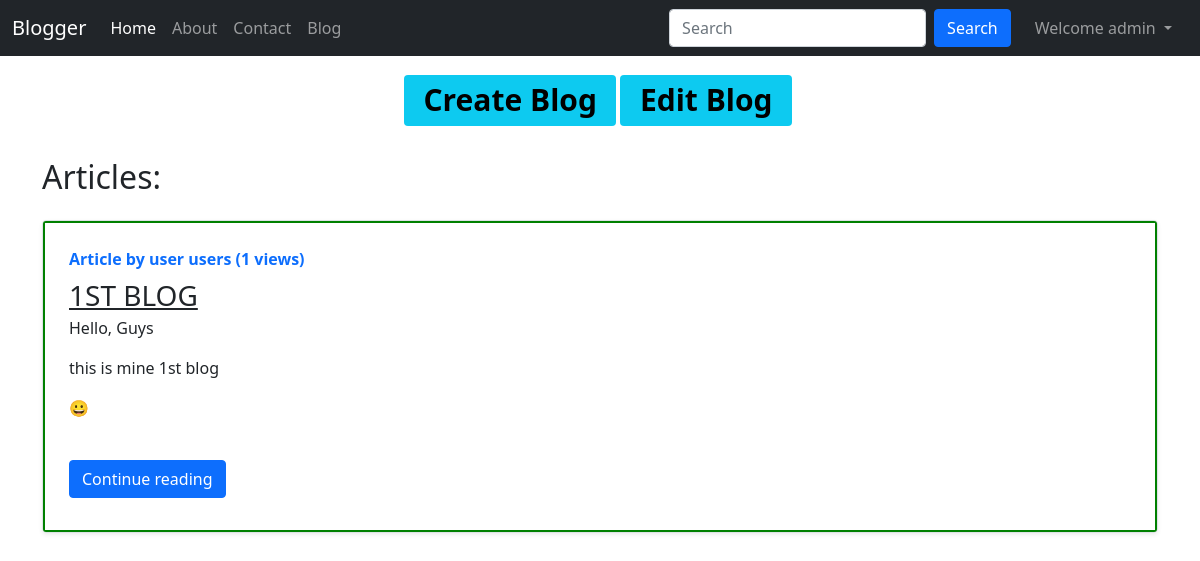
Page /blog/ (signed in) on the committed database.
### blog/models.py (models this page shows, shortened)
class Post(models.Model):
    sno = models.AutoField(primary_key=True)
    title = models.CharField(max_length=255)
    content = models.TextField()
    author = models.CharField(max_length=20)
    slug = models.CharField(max_length=130)
    views = models.IntegerField(default=0)
    timestamp = models.DateTimeField(blank=True)
    visibility = models.IntegerField(default=1)

### blog/views.py (the view)
# urls.py: path('', views.blogHome, name="blogHome"),
def blogHome(request):
    allPosts = Post.objects.filter(visibility=1)
    context = {
        'allPosts': allPosts,
    }
    return render(request, "blog/blogHome.html", context)

### templates/blog/blogHome.html (shortened to what this page needs)
{% extends 'base.html' %}
{% block blogactive %} active {% endblock blogactive %}
{% block body %}
<div class="d-flex justify-content-center">
  <h1 class="text-center mb-3 my-3"><span class="badge bg-info text-dark "><a href="blogCreate"
    style="text-decoration:none;color:black; ">Create Blog</a></span></h1>
  <h1 class="text-center mb-3 my-3 mx-1"><span class="badge bg-info text-dark "><a href="blogEdit"
              style="text-decoration:none;color:black; ">Edit Blog</a></span></h1>
</div>
<div class="container my-3">
    <h2>Articles:</h2>
    {% for post in allPosts %}
    <div class="row g-0 border rounded overflow-hidden flex-md-row my-4 shadow-sm h-md-250 position-relative" >
        <div class="col p-4 d-flex flex-column position-static" style="border:2px solid green;">
          <strong class="d-inline-block mb-2 text-primary">Article by {{ post.author }}  ({{post.views}} views)</strong>
          <h3 class="mb-0"><a class="text-dark" href="/blog/{{post.slug}}">{{ post.title }}</a></h3>
          <p class="card-text mb-auto"><div class='preview'>{{ post.content|safe| truncatechars:100 }}</div></p>
          <div class="my-2">
          <a href="/blog/{{post.slug}}" role="button" class="btn btn-primary">Continue reading</a>
          </div>
        </div>
      </div>
      {% endfor %}
</div>
{% endblock body %}

### templates/base.html (shortened to what this page needs)
<!doctype html>
<html lang="en">
<head>
  <link href="https://cdn.jsdelivr.net/npm/bootstrap@5.1.3/dist/css/bootstrap.min.css" rel="stylesheet"
>
  <link rel="stylesheet" href="https://cdnjs.cloudflare.com/ajax/libs/font-awesome/4.7.0/css/font-awesome.min.css">
</head>
<body>
  <nav class="navbar navbar-expand-lg navbar-dark bg-dark">
    <div class="container-fluid">
      <a class="navbar-brand" href="/">Blogger</a>
      <div class="collapse navbar-collapse" id="navbarSupportedContent">
        <ul class="navbar-nav me-auto mb-2 mb-lg-0">
          <li class="nav-item {% block homeactive %} {% endblock homeactive %}">
            <a class="nav-link active" aria-current="page" href="/">Home</a>
          </li>
          <li class="nav-item {% block aboutactive %} {% endblock aboutactive %}">
            <a class="nav-link" href="/about">About</a>
          </li>
          <li class="nav-item {% block contactactive %} {% endblock contactactive %}">
            <a class="nav-link" href="/contact">Contact</a>
          </li>
          <li class="nav-item {% block blogactive %} {% endblock blogactive %}">
            <a class="nav-link" href="/blog">Blog</a>
          </li>
        </ul>
        <form method="get" action="/search" class="d-flex my-2 my-lg-0 mx-3">
          <input class="form-control me-2" type="search" placeholder="Search" aria-label="Search" name="query"
            id="query">
          <button class="btn btn-primary " type="submit">Search</button>
        </form>
        {% if user.is_authenticated %}
        <ul class="navbar-nav ml-auto me-2">
          <li class="nav-item dropdown">
            <a class="nav-link dropdown-toggle" href="#" id="navbarDropdown" role="button" data-bs-toggle="dropdown" aria-expanded="false">
              Welcome {{request.user}}
            </a>
          </li>
        </ul>
        {% endif %}
      </div>
    </div>
  </nav>
  {% block body %}{% endblock body %}
</body>
</html>

### rows in the picture
Post: author "user users", views "1", title "1ST BLOG", content "Hello, Guys this is mine 1st blog 😀"

### other values in the picture
{{ request.user }} "admin"
